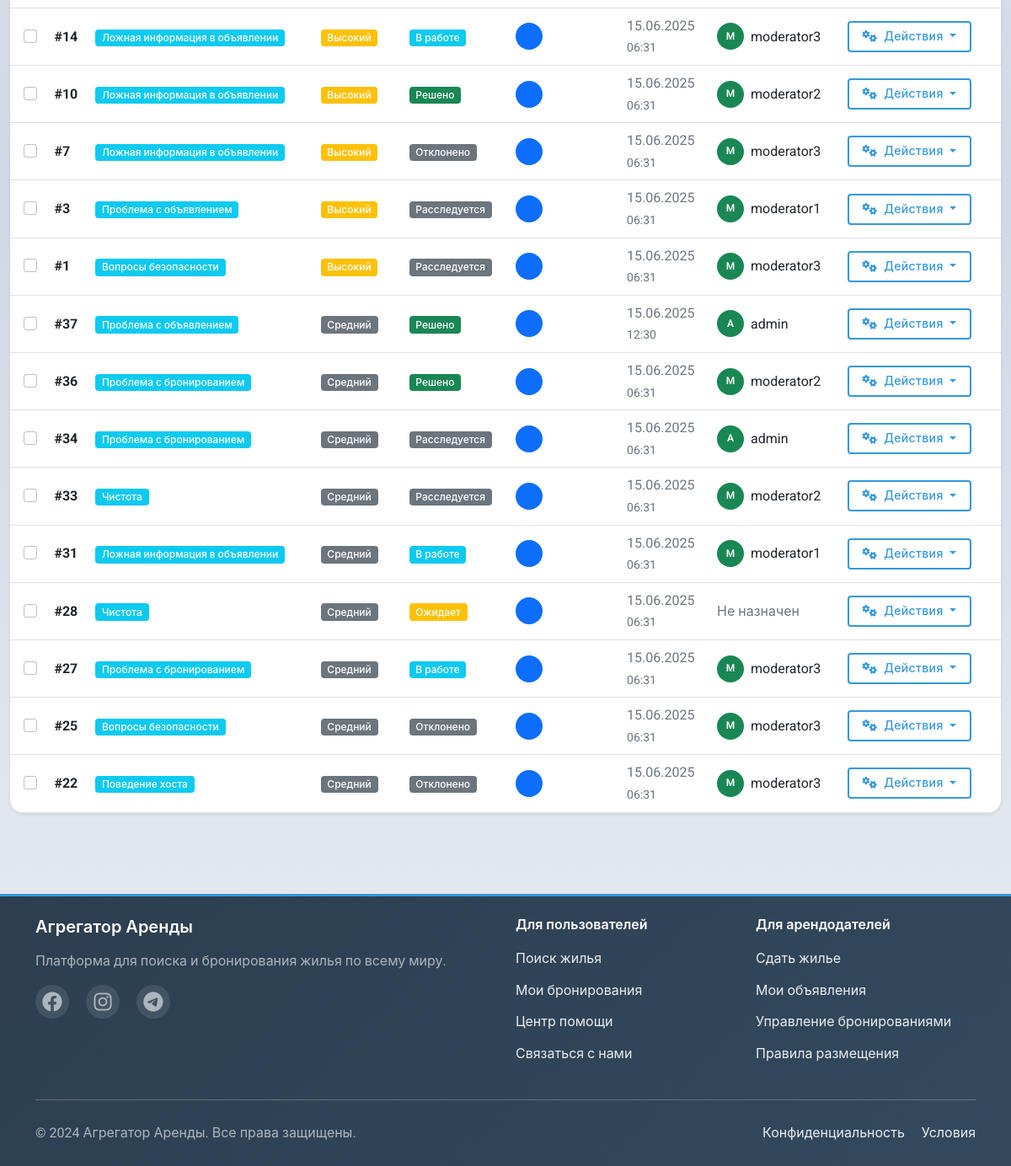
Before: /moderation/complaints/ (signed in, lower part) with the older database file.
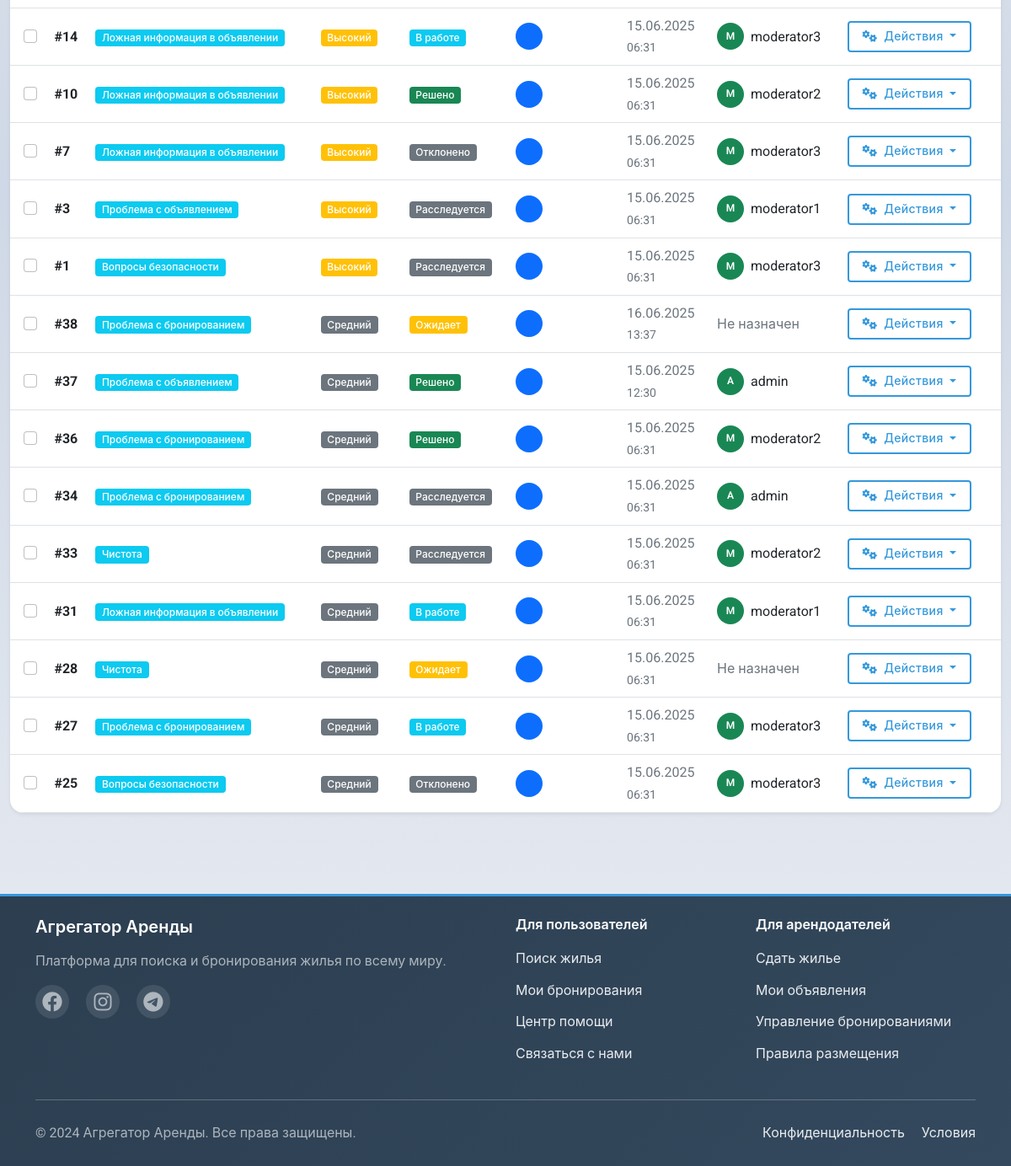
After: the same page with the newer database file.
### moderation/models.py (models this page shows, shortened)
class UserComplaint(models.Model):
    COMPLAINT_TYPES = [
        ('booking_issue', 'Проблема с бронированием'),
        ('listing_issue', 'Проблема с объявлением'),
        ('host_behavior', 'Поведение хоста'),
        ('guest_behavior', 'Поведение гостя'),
        ('safety_concern', 'Вопросы безопасности'),
        ('false_listing', 'Ложная информация в объявлении'),
        ('discrimination', 'Дискриминация'),
        ('payment_issue', 'Проблемы с оплатой'),
        ('cleanliness', 'Чистота'),
        ('other', 'Другое'),
    ]
    STATUS_CHOICES = [
        ('pending', 'В ожидании'),
        ('in_progress', 'В обработке'),
        ('investigating', 'Расследуется'),
        ('awaiting_response', 'Ожидает ответа'),
        ('resolved', 'Решено'),
        ('dismissed', 'Отклонено'),
        ('escalated', 'Эскалировано'),
    ]
    PRIORITY_CHOICES = [
        ('low', 'Низкий'),
        ('medium', 'Средний'),
        ('high', 'Высокий'),
        ('urgent', 'Срочный'),
    ]
    complainant = models.ForeignKey(
        settings.AUTH_USER_MODEL,
        on_delete=models.CASCADE,
        related_name='complaints_made',
        verbose_name='Заявитель'
    )
    booking = models.ForeignKey(
        'listings.Booking',
        on_delete=models.CASCADE,
        related_name='complaints',
        null=True,
        blank=True,
        verbose_name='Бронирование'
    )
    listing = models.ForeignKey(
        'listings.Listing',
        on_delete=models.CASCADE,
        related_name='complaints',
        null=True,
        blank=True,
        verbose_name='Объявление'
    )
    reported_user = models.ForeignKey(
        settings.AUTH_USER_MODEL,
        on_delete=models.CASCADE,
        related_name='complaints_received',
        null=True,
        blank=True,
        verbose_name='Пользователь, на которого жалуются'
    )
    complaint_type = models.CharField(
        'Тип жалобы',
        max_length=20,
        choices=COMPLAINT_TYPES,
        default='booking_issue'
    )
    subject = models.CharField(
        'Тема жалобы',
        max_length=200,
        default='Жалоба'
    )
    description = models.TextField('Описание жалобы')
    priority = models.CharField(
        'Приоритет',
        max_length=10,
        choices=PRIORITY_CHOICES,
        default='medium'
    )
    status = models.CharField(
        'Статус',
        max_length=20,
        choices=STATUS_CHOICES,
        default='pending'
    )
    assigned_moderator = models.ForeignKey(
        settings.AUTH_USER_MODEL,
        on_delete=models.SET_NULL,
        null=True,
        blank=True,
        related_name='assigned_complaints',
        verbose_name='Назначенный модератор'
    )
    moderator_response = models.TextField(
        'Ответ модератора',
        blank=True,
        help_text='Ответ, который увидит пользователь'
    )
    internal_notes = models.TextField(
        'Внутренние заметки',
        blank=True,
        help_text='Заметки для внутреннего использования'
    )
    contact_email = models.EmailField(
        'Контактный email',
        blank=True,
        help_text='Альтернативный email для связи'
    )
    evidence_video = models.FileField(
        'Видео-доказательство',
        upload_to='complaint_videos/',
        null=True,
        blank=True,
        help_text='Загрузите видео в качестве доказательства (макс. 100МБ)'
    )
    created_at = models.DateTimeField('Создано', auto_now_add=True)
    updated_at = models.DateTimeField('Обновлено', auto_now=True)
    resolved_at = models.DateTimeField('Решено', null=True, blank=True)
    first_response_at = models.DateTimeField('Первый ответ', null=True, blank=True)
    class Meta:
        verbose_name = 'Жалоба пользователя'
        verbose_name_plural = 'Жалобы пользователей'
        ordering = ['-created_at']
    @property
    def days_open(self):
        from django.utils import timezone
        if self.resolved_at:
            return (self.resolved_at - self.created_at).days
        return (timezone.now() - self.created_at).days
    @property
    def is_overdue(self):
        priority_days = {
            'urgent': 1,
            'high': 3,
            'medium': 7,
            'low': 14
        }
        max_days = priority_days.get(self.priority, 7)
        return self.days_open > max_days and self.status not in ['resolved', 'dismissed']

### users/models.py (models this page shows, shortened)
class User(AbstractUser):
    phone_number = models.CharField(_("Phone number"), max_length=20, blank=True)
    profile_picture = models.ImageField(_("Profile picture"), upload_to='profile_pictures/', blank=True, null=True)
    bio = models.TextField(_("Bio"), blank=True)
    is_phone_verified = models.BooleanField(_("Phone verified"), default=False)
    is_id_verified = models.BooleanField(_("ID verified"), default=False)
    is_host = models.BooleanField(_("Is host"), default=False)
    is_guest = models.BooleanField(_("Is guest"), default=True)
    ROLE_CHOICES = [
        ('user', _('Regular User')),
        ('host', _('Host')),
        ('moderator', _('Moderator')),
        ('admin', _('Administrator')),
    ]
    role = models.CharField(_("Role"), max_length=20, choices=ROLE_CHOICES, default='user')
    email_notifications = models.BooleanField(_("Email notifications"), default=True)
    sms_notifications = models.BooleanField(_("SMS notifications"), default=False)
    date_joined = models.DateTimeField(_("Date joined"), auto_now_add=True)
    last_updated = models.DateTimeField(_("Last updated"), auto_now=True)
    class Meta:
        verbose_name = _("User")
        verbose_name_plural = _("Users")

### moderation/views.py (the view)
# urls.py: path('complaints/', views.complaint_list, name='complaint_list'),
@login_required
@user_passes_test(is_moderator)
def complaint_list(request):
    status = request.GET.get('status')
    complaint_type = request.GET.get('complaint_type')
    priority = request.GET.get('priority')
    assigned_moderator = request.GET.get('assigned_moderator')
    complaints = UserComplaint.objects.select_related('complainant', 'assigned_moderator').all()
    if status and status in [choice[0] for choice in UserComplaint.STATUS_CHOICES]:
        complaints = complaints.filter(status=status)
    if complaint_type and complaint_type in [choice[0] for choice in UserComplaint.COMPLAINT_TYPES]:
        complaints = complaints.filter(complaint_type=complaint_type)
    if priority and priority in [choice[0] for choice in UserComplaint.PRIORITY_CHOICES]:
        complaints = complaints.filter(priority=priority)
    if assigned_moderator:
        try:
            complaints = complaints.filter(assigned_moderator_id=int(assigned_moderator))
        except ValueError:
            pass
    priority_order = {'urgent': 1, 'high': 2, 'medium': 3, 'low': 4}
    complaints = sorted(complaints, key=lambda x: (priority_order.get(x.priority, 5), -x.created_at.timestamp()))
    paginator = Paginator(complaints, 20)
    page_number = request.GET.get('page')
    page_obj = paginator.get_page(page_number)
    moderators = User.objects.filter(is_staff=True)
    return render(request, 'moderation/complaint_list.html', {
        'complaints': page_obj,
        'status_choices': UserComplaint.STATUS_CHOICES,
        'complaint_type_choices': UserComplaint.COMPLAINT_TYPES,
        'priority_choices': UserComplaint.PRIORITY_CHOICES,
        'moderators': moderators,
        'current_status': status,
        'current_complaint_type': complaint_type,
        'current_priority': priority,
        'current_assigned_moderator': assigned_moderator
    })

### moderation/views.py (called while the page is built)
def is_moderator(user):
    return user.is_staff or user.is_superuser

### notifications/templatetags/notify_tags.py (called while the page is built)
@register.simple_tag(takes_context=True)
def notification_count(context):
    user = context['request'].user
    if user.is_authenticated:
        count = user.notifications.filter(is_read=False).count()
        return count
    return 0

### moderation/templates/moderation/complaint_list.html (shortened to what the changed rows need)
{% extends 'base.html' %}
{% load static %}
{% block content %}
<div class="container-fluid py-4">
    <div class="card shadow-sm">
        <div class="card-body p-0">
            {% if complaints %}
            <div class="table-responsive">
                <table class="table table-hover mb-0">
                    <tbody>
                        {% for complaint in complaints %}
                        <tr class="{% if complaint.is_overdue %}table-warning{% endif %}">
                            <td class="ps-3 align-middle">
                                <input type="checkbox" class="form-check-input complaint-checkbox" value="{{ complaint.id }}">
                            </td>
                            <td class="align-middle">
                                <strong>#{{ complaint.id }}</strong>
                            </td>
                            <td class="align-middle">
                                <span class="badge bg-info">{{ complaint.get_complaint_type_display }}</span>
                            </td>
                            <td class="align-middle">
                                {% if complaint.priority == 'urgent' %}
                                <span class="badge bg-danger">{{ complaint.get_priority_display }}</span>
                                {% elif complaint.priority == 'high' %}
                                <span class="badge bg-warning">{{ complaint.get_priority_display }}</span>
                                {% else %}
                                <span class="badge bg-secondary">{{ complaint.get_priority_display }}</span>
                                {% endif %}
                            </td>
                            <td class="align-middle">
                                {% if complaint.status == 'pending' %}
                                <span class="badge bg-warning">Ожидает</span>
                                {% elif complaint.status == 'in_progress' %}
                                <span class="badge bg-info">В работе</span>
                                {% elif complaint.status == 'resolved' %}
                                <span class="badge bg-success">Решено</span>
                                {% elif complaint.status == 'escalated' %}
                                <span class="badge bg-danger">Эскалировано</span>
                                {% elif complaint.status == 'awaiting_response' %}
                                <span class="badge bg-primary">Ожидает ответа</span>
                                {% else %}
                                <span class="badge bg-secondary">{{ complaint.get_status_display }}</span>
                                {% endif %}
                            </td>
                            <td class="align-middle">
                                <div class="d-flex align-items-center">
                                    <div class="avatar-sm bg-primary text-white rounded-circle d-flex align-items-center justify-content-center me-2">
                                    </div>
                                </div>
                            </td>
                            <td class="align-middle text-muted">
                                <div>{{ complaint.created_at|date:"d.m.Y" }}</div>
                                <small>{{ complaint.created_at|time:"H:i" }}</small>
                            </td>
                            <td class="align-middle">
                                {% if complaint.assigned_moderator %}
                                <div class="d-flex align-items-center">
                                    <div class="avatar-sm bg-success text-white rounded-circle d-flex align-items-center justify-content-center me-2">
                                        {{ complaint.assigned_moderator.username|slice:":1"|upper }}
                                    </div>
                                    <div>
                                        <div class="fw-medium">{{ complaint.assigned_moderator.username }}</div>
                                    </div>
                                </div>
                                {% else %}
                                <span class="text-muted">Не назначен</span>
                                {% endif %}
                            </td>
                            <td class="pe-3 align-middle">
                                <div class="dropdown">
                                    <button class="btn btn-outline-primary btn-sm dropdown-toggle" type="button" data-bs-toggle="dropdown">
                                        <i class="fas fa-cogs me-1"></i> Действия
                                    </button>
                                </div>
                            </td>
                        </tr>
                        {% endfor %}
                    </tbody>
                </table>
            </div>
            {% else %}
            <div class="p-5 text-center">
                <i class="fas fa-inbox fa-4x text-muted mb-3"></i>
                <h5 class="text-muted">Жалобы не найдены</h5>
                <p class="text-muted">Попробуйте изменить фильтры или проверьте позже</p>
            </div>
            {% endif %}
        </div>
    </div>
</div>
{% endblock %}

Changed rows visible on the page:
no longer on this page (row unchanged): UserComplaint: id "22", complaint_type "Поведение хоста", priority "Средний", status "Отклонено", created_at "15.06.2025", created_at "06:31", assigned_moderator.username "M", assigned_moderator.username "moderator3"
added UserComplaint: id "38", complaint_type "Проблема с бронированием", priority "Средний", status "Ожидает", created_at "16.06.2025", created_at "13:37", shows "Не назначен"
